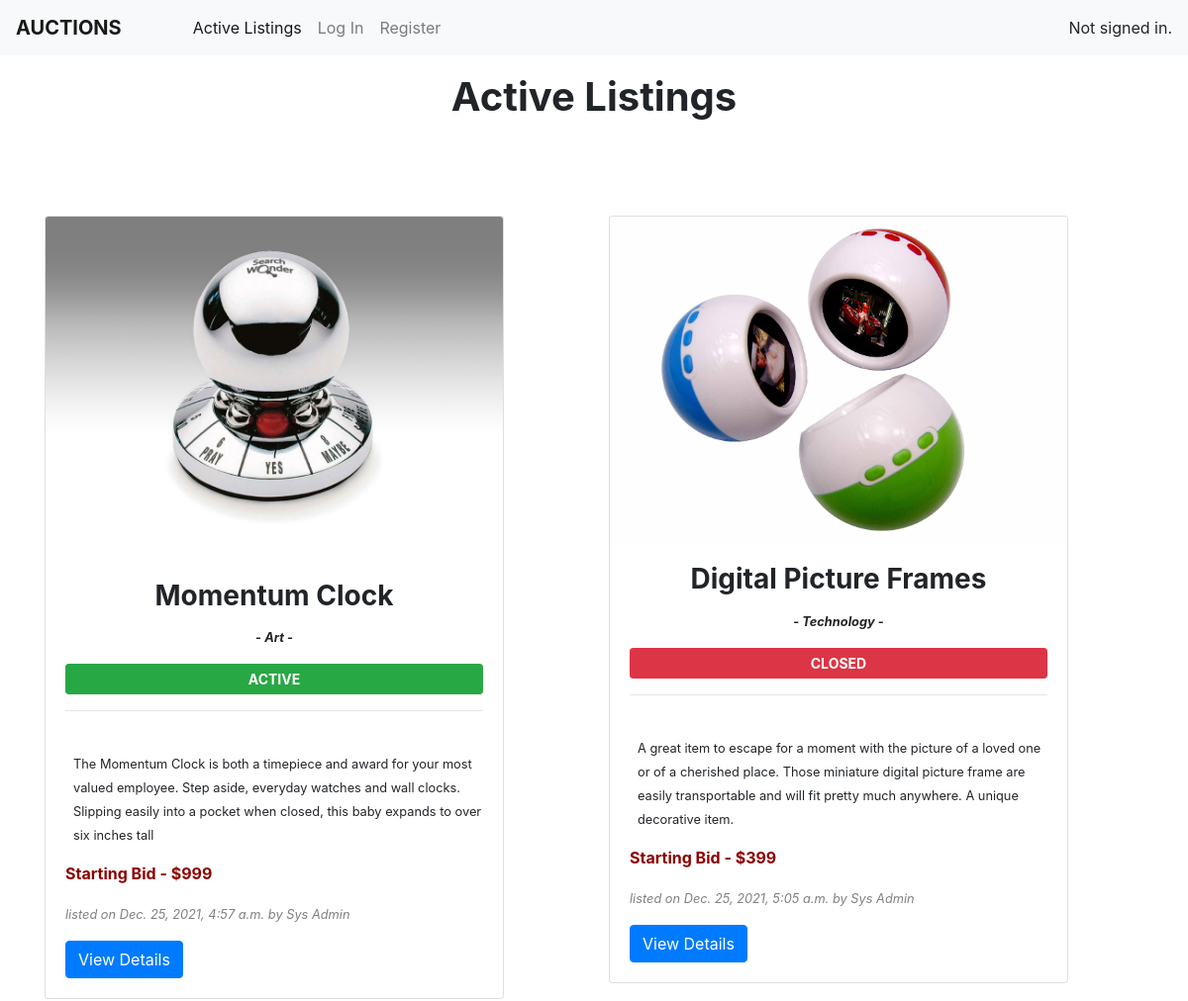
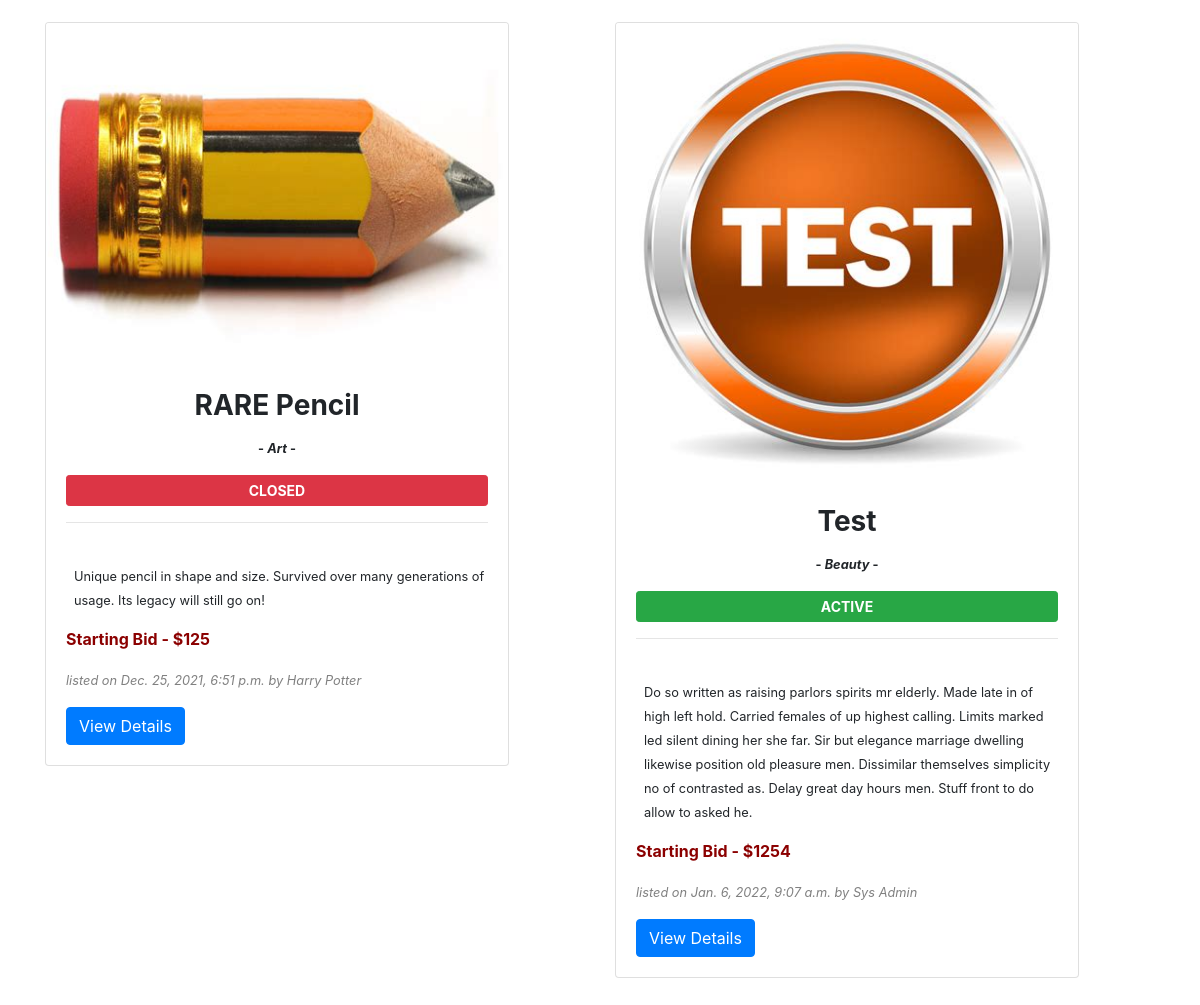
The page / on the database its author committed (2 pictures, top to bottom).
### auctions/models.py (models this page shows, shortened)
class AuctionListing(models.Model):
    name  = models.CharField(max_length=64)
    description = models.TextField(max_length=1000)
    feature1 = models.CharField(max_length=1000, null=True, blank=True)
    feature2 = models.CharField(max_length=1000, null=True, blank=True)
    feature3 = models.CharField(max_length=1000, null=True, blank=True)
    feature4 = models.CharField(max_length=1000, null=True, blank=True)
    feature5 = models.CharField(max_length=1000, null=True, blank=True)
    category = models.CharField(max_length=64 ,choices=categories, default='')
    price = models.PositiveIntegerField()
    image = models.ForeignKey(Image, on_delete=models.SET_NULL , null=True)
    user = models.ForeignKey(User, on_delete=models.CASCADE)
    is_active = models.BooleanField(default=True)
    timestamp = models.DateTimeField()

class Image(models.Model):
    title = models.CharField(max_length=64, null=True, blank=True)
    image = models.ImageField(default='image', upload_to='commerce/auctions/static/auctions/uploads/')

class User(AbstractUser):
    pass

### auctions/views.py (the view, shortened to what this page needs)
# urls.py: path("", views.index, name="index"),
def index(request):
    listings = AuctionListing.objects.all()
    user = request.user
    counter = 0
    return render(request, "auctions/index.html", {
        "listings": listings,
        "counter": counter
    })

### auctions/templates/auctions/index.html
{% extends "auctions/layout.html" %}
{% block body %}
<div class="container">
    <div>
        <h1 class="mb-5 pt-3 text-center"><strong>Active Listings</strong></h1>
    </div>
    <div class="row pt-5">
        {% for listing in listings %}
            <div class="col-sm">
                <div class="card" style="width: 29rem;">
                    <img class="card-img-top" src="{{ listing.image.image.url }}" alt="image of listing">
                    <div class="card-body">
                        <div class="text-center"><h3 class="card-title"><strong>{{ listing.name }}</strong></h3>
                        <p class="card-text"><small><b> - <em>{{ listing.category}}</em> - </b></small></p>
                        {% if listing.is_active == True %}
                            <button class="btn btn-sm btn-success" style="width:100%;"><b>ACTIVE</b></button>
                        {% else %}
                            <button class="btn btn-sm btn-danger" style="width:100%;"><b>CLOSED</b></button>
                        {% endif %}<hr></div>
                        <p class="card-text pl-2 pt-4"><small>{{ listing.description }}</small></p>
                        <p class="card-text" style="color:darkred;"><b>Starting Bid - ${{ listing.price }}</b></p>
                        <p class="card-text" style="color: gray;"><small><em>listed on {{ listing.timestamp }} by {{listing.user.first_name}} {{listing.user.last_name}}</em></small></p>
                        <a href="{% url 'listing_page' listing.id %}" class="btn btn-primary">View Details</a>
                    </div>
                </div><br>
            </div>
        {% endfor %}
    </div>
</div>
{% endblock %}

### auctions/templates/auctions/layout.html (shortened to what this page needs)
{% load static %}
<!DOCTYPE html>
<html lang="en">
    <head>
        <link rel="stylesheet" href="https://stackpath.bootstrapcdn.com/bootstrap/4.4.1/css/bootstrap.min.css">
        <link href="{% static 'auctions/styles.css' %}" rel="stylesheet">
    </head>
    <body>
        <nav class="navbar fixed-top navbar-expand-lg navbar-light bg-light">
            <a class="navbar-brand font-weight-bolder" href="#">AUCTIONS</a>
            <div class="collapse navbar-collapse pl-5 d-flex flex-row justify-content-between" id="navbarNav">
                <ul class="navbar-nav">
                    <li class="nav-item active">
                    <a class="nav-link" href="{% url 'index' %}">Active Listings <span class="sr-only">(current)</span></a>
                    </li>
                    {% if user.is_authenticated %}
                    <li class="nav-item">
                    <a class="nav-link" href="{% url 'categories' %}">Categories</a>
                    </li>
                    <li class="nav-item">
                    <a class="nav-link" href="{% url 'create_listing' %}">Create Listing</a>
                    </li>
                    <li class="nav-item">
                    <a class="nav-link" href="{% url 'wishlist' %}">Wishlist (<span class="pl-1 pr-1 bg-light text-danger"><small><b>{{ counter }}</b></small></span>)</a>
                    </li>
                    <li class="nav-item">
                        <a class="nav-link" href="{% url 'logout' %}">Log Out</a>
                    </li>
                    {% else %}
                    <li class="nav-item">
                    <a class="nav-link" href="{% url 'login' %}">Log In</a>
                    </li>
                    <li class="nav-item">
                        <a class="nav-link" href="{% url 'register' %}">Register</a>
                    </li>
                    {% endif %}
                </ul>
                <div>
                    {% if user.is_authenticated %}
                        Signed in as <strong>{{ user.username }}</strong>.
                    {% else %}
                        Not signed in.
                    {% endif %}
                </div>
            </div>
        </nav><br><br>
        {% block body %}
        {% endblock %}
    </body>
</html>

### auctions/static/auctions/styles.css (style rules this page uses)
body { padding: 10px; }

### rows shown on the page
AuctionListing: image.image (picture), name "Momentum Clock", category "Art", is_active "ACTIVE", description "The Momentum Clock is both a timepiece and award for your most valued employee. Step aside, everyday watches and wall clocks. Slipping easily into a pocket when closed, this baby expands to over six inches tall", price "999", timestamp "Dec. 25, 2021, 4:57 a.m.", user.first_name "Sys", user.last_name "Admin"
AuctionListing: image.image (picture), name "Digital Picture Frames", category "Technology", is_active "CLOSED", description "A great item to escape for a moment with the picture of a loved one or of a cherished place. Those miniature digital picture frame are easily transportable and will fit pretty much anywhere. A unique decorative item.", price "399", timestamp "Dec. 25, 2021, 5:05 a.m.", user.first_name "Sys", user.last_name "Admin"
AuctionListing: image.image (picture), name "RARE Pencil", category "Art", is_active "CLOSED", description "Unique pencil in shape and size. Survived over many generations of usage. Its legacy will still go on!", price "125", timestamp "Dec. 25, 2021, 6:51 p.m.", user.first_name "Harry", user.last_name "Potter"
AuctionListing: image.image (picture), name "Test", category "Beauty", is_active "ACTIVE", description "Do so written as raising parlors spirits mr elderly. Made late in of high left hold. Carried females of up highest calling. Limits marked led silent dining her she far. Sir but elegance marriage dwelling likewise position old pleasure men. Dissimilar themselves simplicity no of contrasted as. Delay great day hours men. Stuff front to do allow to asked he.", price "1254", timestamp "Jan. 6, 2022, 9:07 a.m.", user.first_name "Sys", user.last_name "Admin"
